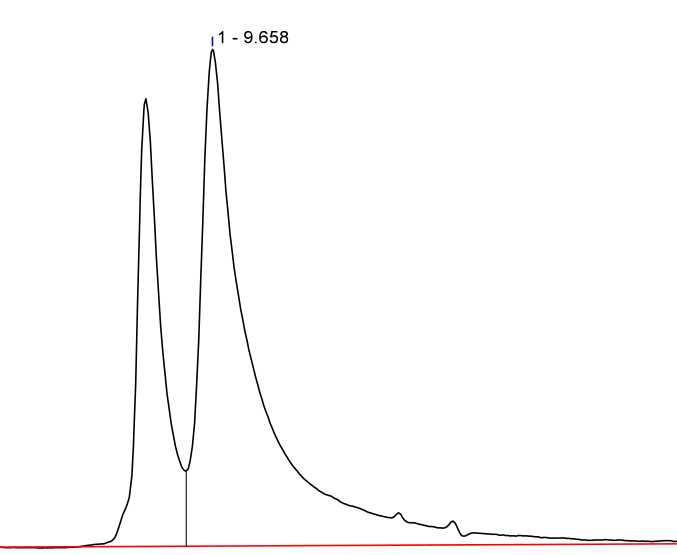
#> input picture SEC_integral/1_splited.png, 677 x 555 px
$ jupyter execute integral.ipynb
#> lines starting #> are read from the running program, lines starting #| are printed output that depends on the picture; after the words box and inside, x2 and y2 are one past the last pixel; in counts of white or black regions, pixels touching at a corner belong together
[cell 1]
import cv2
import numpy as np

[cell 2]
# Load the image
img = cv2.imread("1_splited.png", cv2.IMREAD_GRAYSCALE)
#> img: shape (555, 677); min 0, max 255, mean 251.9

# Threshold the image to binary
_, binary = cv2.threshold(img, 127, 255, cv2.THRESH_BINARY)
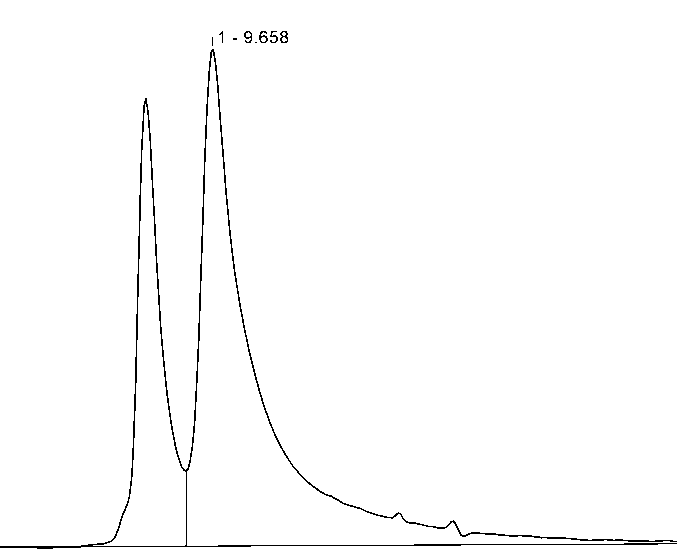
#> binary: shape (555, 677); 98.8% white; black in thin lines or dots

# Find contours
contours, _ = cv2.findContours(binary, cv2.RETR_EXTERNAL, cv2.CHAIN_APPROX_SIMPLE)
#> contours = 4 contours; box (x1, y1, x2, y2) and area: (0, 0, 677, 546) 321080, (187, 52, 677, 546) 29340, (93, 104, 186, 546) 11592, (0, 544, 677, 555) 5295

# Create a blank mask same size as the image
mask = np.zeros_like(img)

# Loop through contours
for i, contour in enumerate(contours):
    # Fill the contour on the mask
    mask = np.zeros_like(img)
    cv2.drawContours(mask, [contour], -1, 255, thickness=cv2.FILLED)

    # Count non-zero pixels inside the mask for this contour
    contour_mask = np.zeros_like(img)
    cv2.drawContours(contour_mask, [contour], -1, 255, thickness=cv2.FILLED)
    pixel_count = cv2.countNonZero(contour_mask)
    cv2.imwrite(f"splited1_{i}.png", mask)
    print(f"Contour #{i+1} has {pixel_count} pixels inside.")
#> this loop made 4 passes
#> pixel_count on passes 1 to 4: 5980, 12088, 30236, 323041
#| Contour #1 has 5980 pixels inside.
#| Contour #2 has 12088 pixels inside.
#| Contour #3 has 30236 pixels inside.
#| Contour #4 has 323041 pixels inside.
#> pass 1, `cv2.imwrite(f"splited1_{i}.png", mask)`:
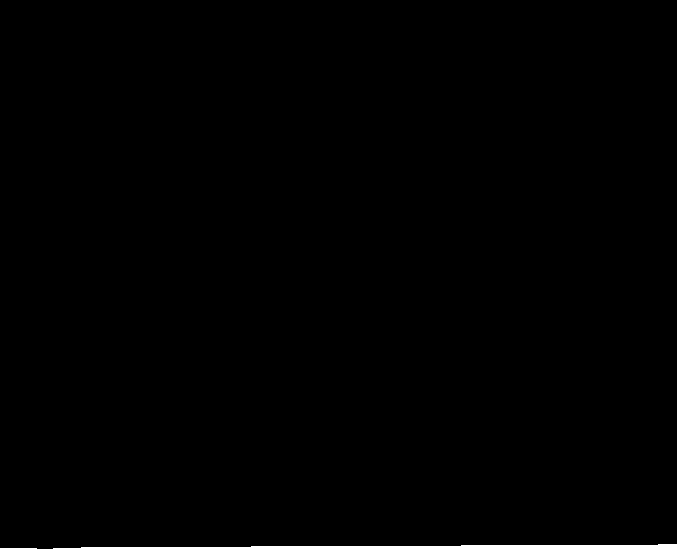
#> saved as splited1_0.png: shape (555, 677); 1.6% white; 1 white region, box (x1, y1, x2, y2) and area: (0, 544, 677, 555) 5980
#> pass 2, `cv2.imwrite(f"splited1_{i}.png", mask)`:
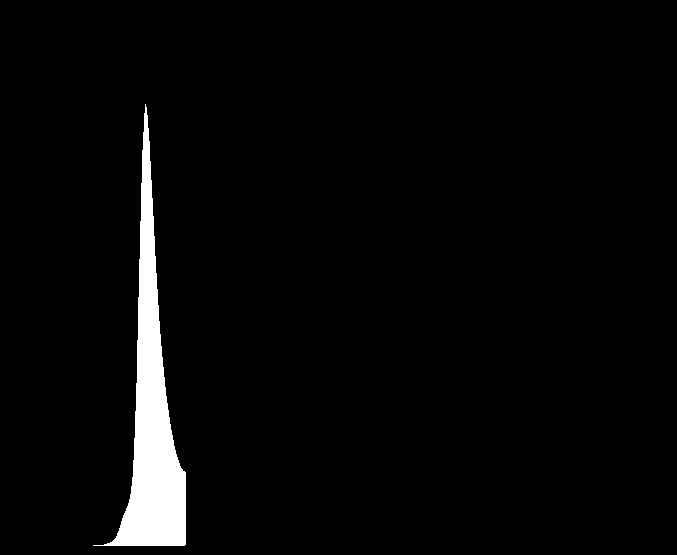
#> saved as splited1_1.png: shape (555, 677); 3.2% white; 1 white region, box (x1, y1, x2, y2) and area: (93, 104, 186, 546) 12088
#> after the loop:
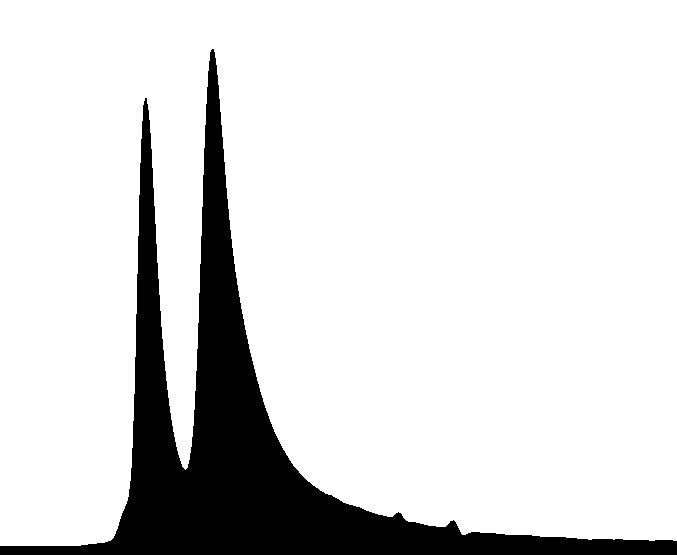
#> contour_mask: shape (555, 677); 86% white; 1 black region, box (x1, y1, x2, y2) and area: (0, 49, 677, 555) 52694

[cell 3]
# Load the image
img = cv2.imread("2_splited.png", cv2.IMREAD_GRAYSCALE)
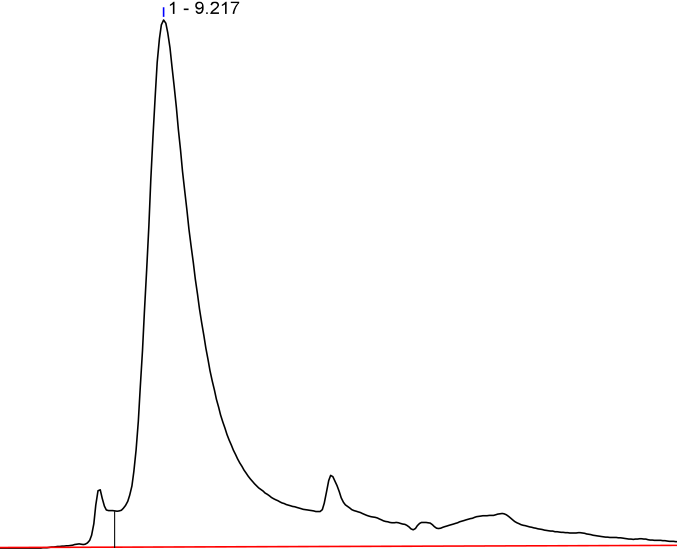
#> input picture SEC_integral/2_splited.png, 677 x 555 px
#> img: shape (555, 677); min 0, max 255, mean 252.6

# Threshold the image to binary
_, binary = cv2.threshold(img, 127, 255, cv2.THRESH_BINARY)
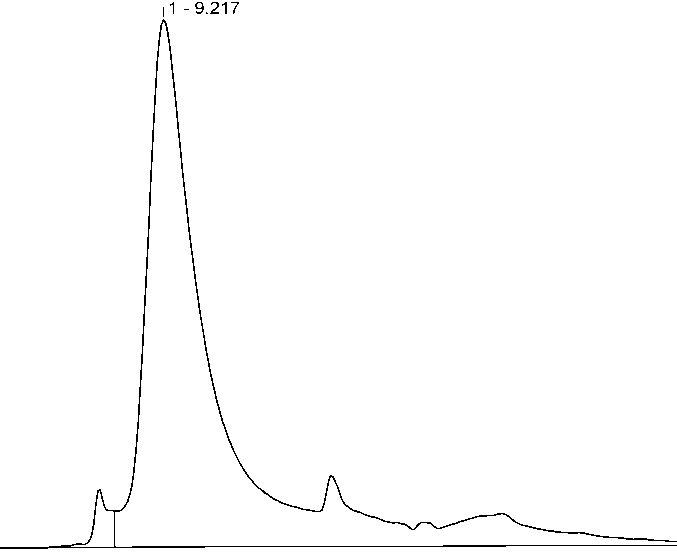
#> binary: shape (555, 677); 99% white; black in thin lines or dots

# Find contours
contours, _ = cv2.findContours(binary, cv2.RETR_EXTERNAL, cv2.CHAIN_APPROX_SIMPLE)
#> contours = 4 contours; box (x1, y1, x2, y2) and area: (0, 0, 677, 547) 324282, (115, 22, 677, 547) 39107, (0, 546, 677, 555) 4650, (71, 491, 114, 547) 803

# Create a blank mask same size as the image
mask = np.zeros_like(img)

# Loop through contours
for i, contour in enumerate(contours):
    # Fill the contour on the mask
    mask = np.zeros_like(img)
    cv2.drawContours(mask, [contour], -1, 255, thickness=cv2.FILLED)

    # Count non-zero pixels inside the mask for this contour
    contour_mask = np.zeros_like(img)
    cv2.drawContours(contour_mask, [contour], -1, 255, thickness=cv2.FILLED)
    pixel_count = cv2.countNonZero(contour_mask)
    cv2.imwrite(f"splited2_{i}.png", mask)
    print(f"Contour #{i+1} has {pixel_count} pixels inside.")
#> this loop made 4 passes
#> pixel_count on passes 1 to 4: 5334, 890, 40116, 325961
#| Contour #1 has 5334 pixels inside.
#| Contour #2 has 890 pixels inside.
#| Contour #3 has 40116 pixels inside.
#| Contour #4 has 325961 pixels inside.
#> pass 1, `cv2.imwrite(f"splited2_{i}.png", mask)`:
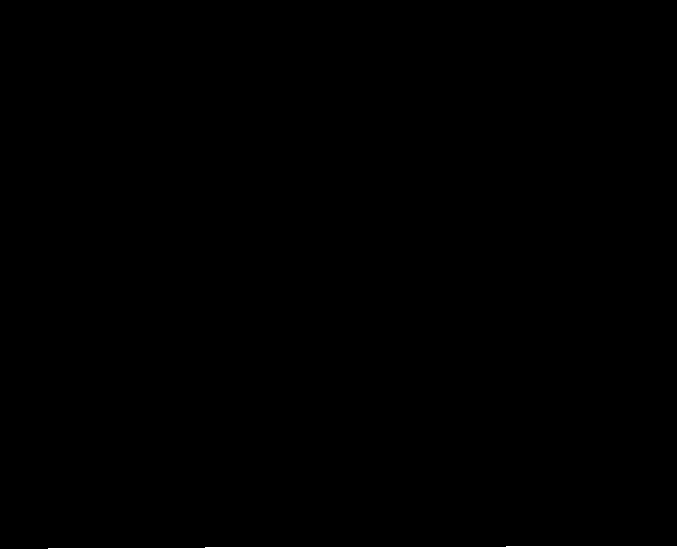
#> saved as splited2_0.png: shape (555, 677); 1.4% white; 1 white region, box (x1, y1, x2, y2) and area: (0, 546, 677, 555) 5334
#> pass 2, `cv2.imwrite(f"splited2_{i}.png", mask)`:
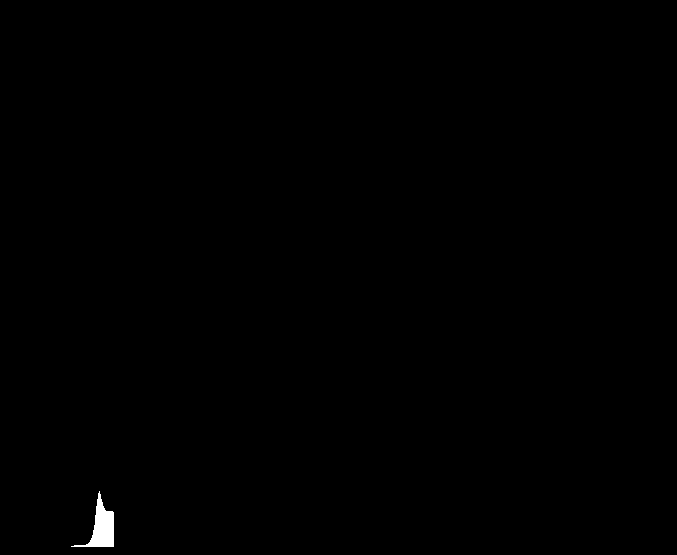
#> saved as splited2_1.png: shape (555, 677); 0.24% white; 1 white region, box (x1, y1, x2, y2) and area: (71, 491, 114, 547) 890
#> after the loop:
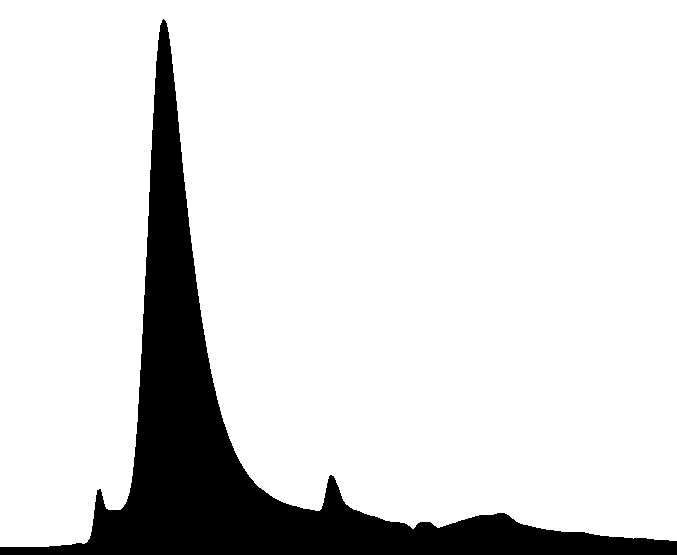
#> contour_mask: shape (555, 677); 86.8% white; 1 black region, box (x1, y1, x2, y2) and area: (0, 19, 677, 555) 49774
